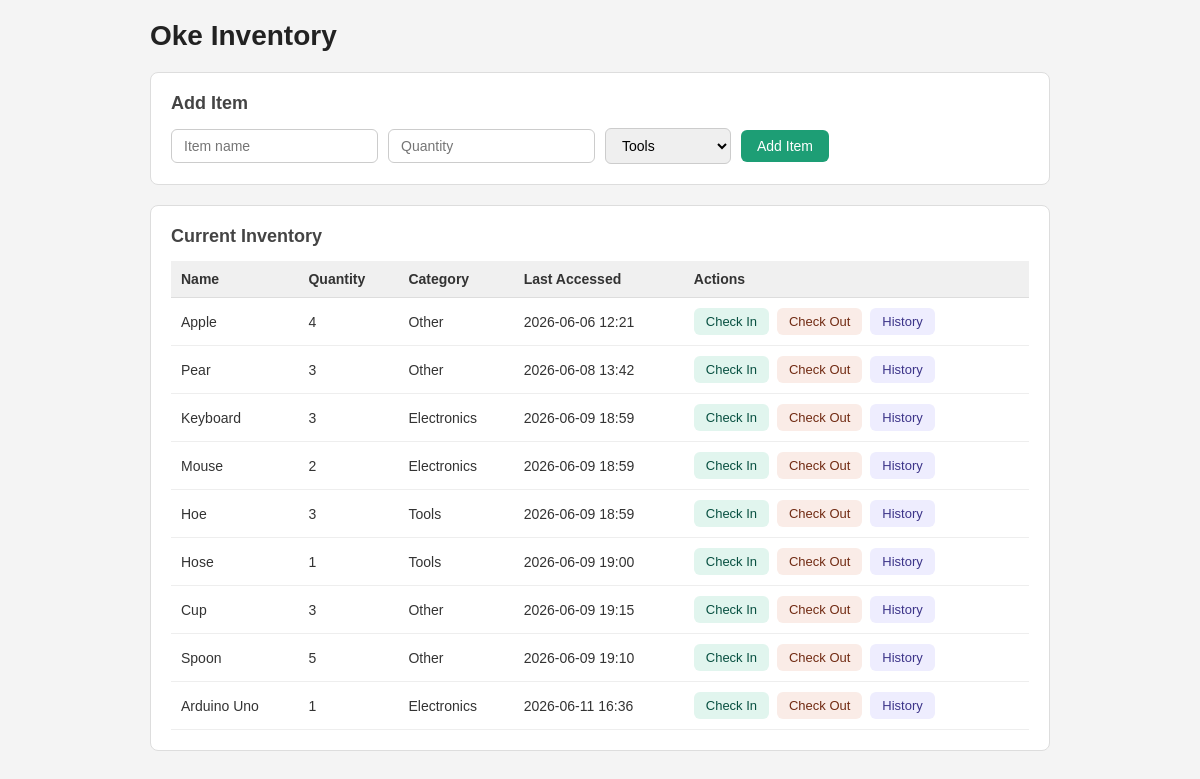
Before: / with the older database file.
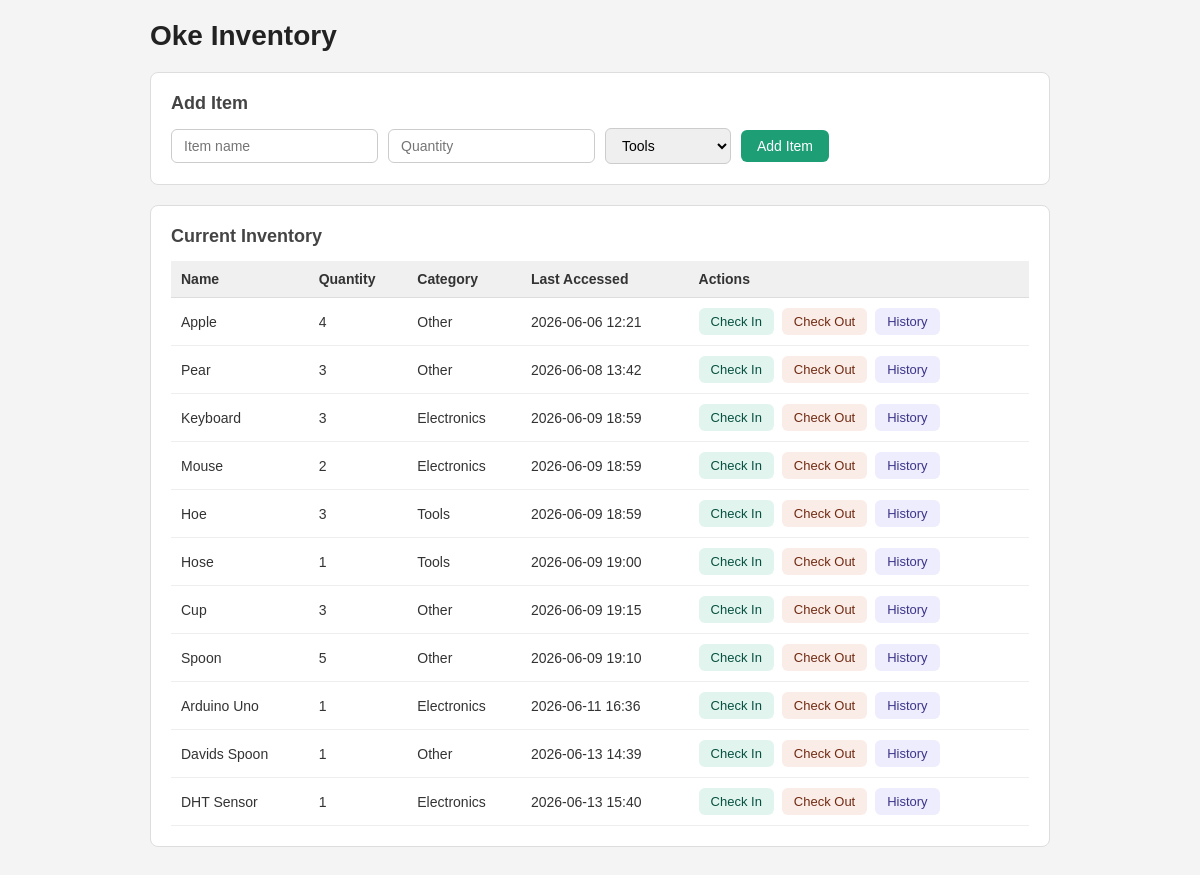
After: the same page with the newer database file.
### tables this page shows
CREATE TABLE items (
                id INTEGER PRIMARY KEY AUTOINCREMENT,
                name TEXT NOT NULL UNIQUE,
                quantity INTEGER NOT NULL,
                category TEXT NOT NULL,
                last_accessed TEXT NOT NULL
            );

### routes.py (the view)
@bp.route("/")
def index():
    try:
        items = get_all_items()
        return render_template("index.html", items=items)
    except Exception as e:
        print(f"  Error loading inventory: {e}")
        return render_template("index.html", items=[])

### db.py (called while the page is built)
def get_connection():
    return sqlite3.connect(DB_FILE)

def get_all_items():
    try:
        with get_connection() as conn:
            rows = conn.execute(
                "SELECT name, quantity, category, last_accessed FROM items"
            ).fetchall()
        return [Item.from_dict({
            "name": r[0], "quantity": r[1],
            "category": r[2], "last_accessed": r[3]
        }) for r in rows]
    except Exception as e:
        print(f"  Error fetching items: {e}")
        return []

### item.py (called while the page is built)
    @classmethod
    def from_dict(cls,data):
        item = cls(data["name"], data["quantity"], data["category"])
        item.last_accessed = datetime.strptime(data["last_accessed"], '%Y-%m-%d %H:%M')
        return item

### templates/index.html (shortened to what this page needs)
<!DOCTYPE html>
<html lang="en">
<head>
    <link rel="stylesheet" href="{{ url_for('static', filename='style.css') }}">
</head>
<body>
  <div class="container">
    <h1>Oke Inventory</h1>
    <div class="card">
      <h2>Add Item</h2>
      <form action="/add" method="POST">
        <input type="text" name="name" placeholder="Item name" required />
        <input type="number" name="quantity" placeholder="Quantity" min="0" required />
        <select name="category">
          <option value="Tools">Tools</option>
        </select>
        <button type="submit">Add Item</button>
      </form>
    </div>
    <div class="card">
      <h2>Current Inventory</h2>
      {% if items %}
      <table>
        <thead>
          <tr>
            <th>Name</th>
            <th>Quantity</th>
            <th>Category</th>
            <th>Last Accessed</th>
            <th>Actions</th>
          </tr>
        </thead>
        <tbody>
          {% for item in items %}
          <tr>
            <td>{{ item.name }}</td>
            <td>{{ item.quantity }}</td>
            <td>{{ item.category }}</td>
            <td>{{ item.last_accessed.strftime('%Y-%m-%d %H:%M') }}</td>
            <td>
              <a class="btn btn-in" href="/checkin/{{ item.name }}">Check In</a>
              <a class="btn btn-out" href="/checkout/{{ item.name }}">Check Out</a>
              <a class="btn btn-history" href="/history/{{ item.name }}">History</a>
            </td>
          </tr>
          {% endfor %}
        </tbody>
      </table>
      {% else %}
        <p>No items in inventory yet.</p>
      {% endif %}
    </div>
  </div>
</body>
</html>

Changed rows visible on the page:
added items: name "Davids Spoon", quantity "1", category "Other", last_accessed "2026-06-13 14:39"
added items: name "DHT Sensor", quantity "1", category "Electronics", last_accessed "2026-06-13 15:40"
